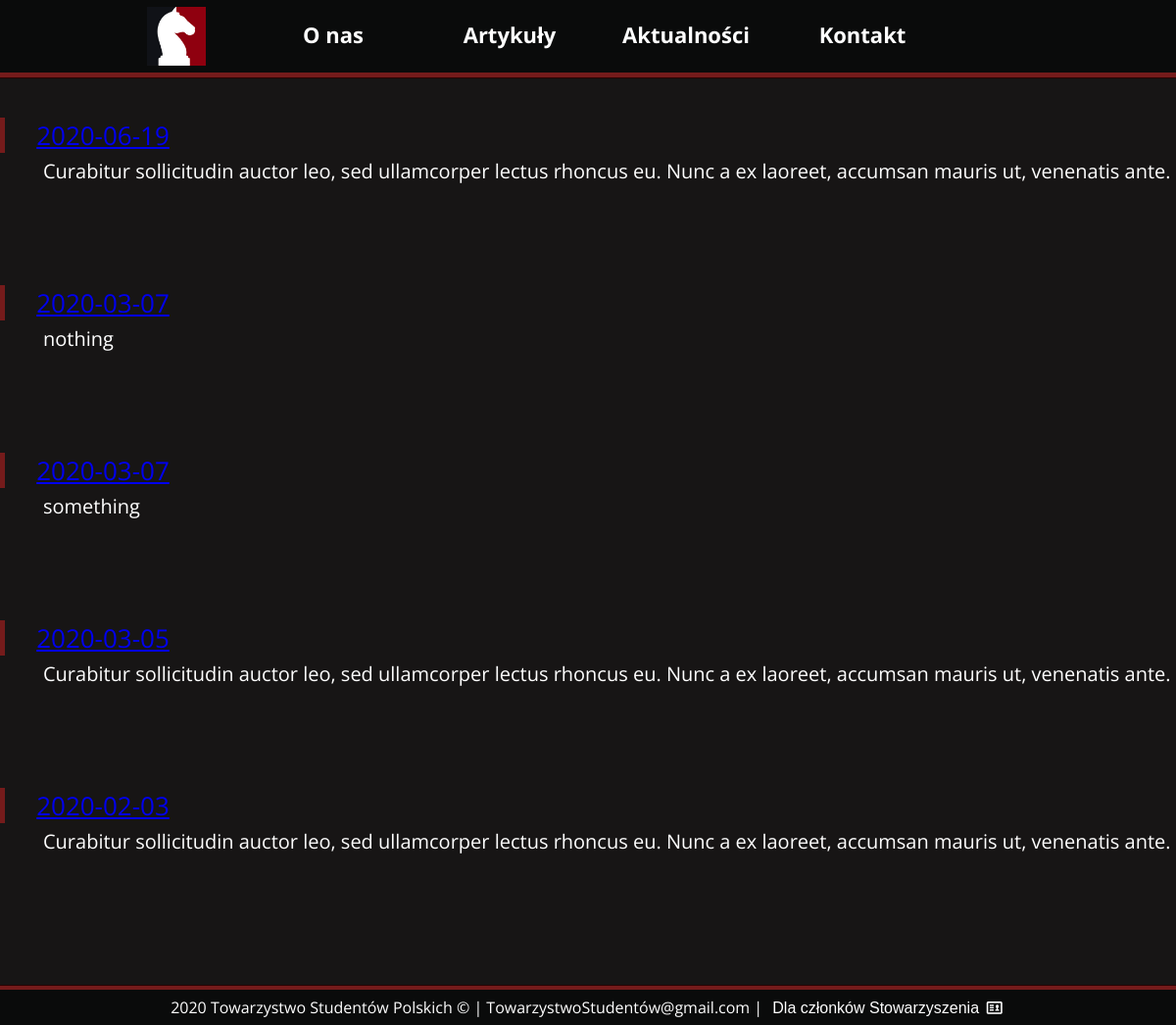
Page /current/ on the committed database.
### current/models.py (models this page shows, shortened)
class NewsFeed(models.Model):
    date = models.DateTimeField()
    body = models.TextField()

### current/templates/current/current.html
{% extends "info/header_footer.html" %}
{% block content %}
{% for post in object_list%}
	<div class="News">
		<div class="TopNews">
			<a href="/blog/{{post.id}}">{{ post.date|date:"Y-m-d" }}</a>
		</div>
		<div class="NewsText">
			<h3>
				{{post.body}}
			</h3>
		</div>
	</div>
{% endfor %}
{% endblock %}

### political_website/static/info/css/style.css (style rules this page uses)
body { background-color: #171515; color: #fefefe; margin: 0; font-family: 'Open Sans', sans-serif; font-size: 20px; line-height: normal; }
h3 { font-size: 20px; font-weight: 400; color: #fefefe; padding: 0px; margin: 5px; }
.News { margin-left: auto; margin-right: auto; margin-top: 40px; }
.TopNews { font-size: 26px; font-weight: 400; text-align: center; margin-right: auto; width: 200px; border-left: 5px solid #751b1b; }
.NewsText { height: 90px; text-align: left; margin-left: 39px; }

### rows in the picture
NewsFeed: body "Curabitur sollicitudin auctor leo, sed ullamcorper lectus rhoncus eu. Nunc a ex laoreet, accumsan mauris ut, venenatis ante."
NewsFeed: body "nothing"
NewsFeed: body "something"
NewsFeed: body "Curabitur sollicitudin auctor leo, sed ullamcorper lectus rhoncus eu. Nunc a ex laoreet, accumsan mauris ut, venenatis ante."
NewsFeed: body "Curabitur sollicitudin auctor leo, sed ullamcorper lectus rhoncus eu. Nunc a ex laoreet, accumsan mauris ut, venenatis ante."
